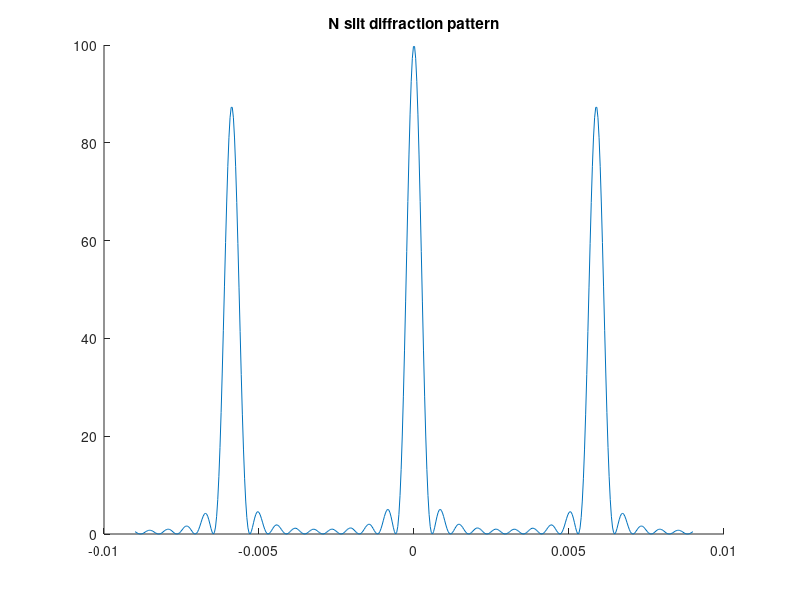

Reproduce this figure in MATLAB.
w = 1.7 %  slit width
s = 8.5 % slit separation
lambda = 0.05 % wavelength
N = 10 % number of slits

P_s = @(x, w, s, N, lambda) ((sin(pi.*w.*x./lambda)).^2)./((pi.*w.*x./lambda).^2).*...
    (sin(N.*pi.*s.*x./lambda).^2)./(sin(pi.*s.*x./lambda).^2)

lims = 0.009;

x = linspace(-lims, lims, 500);

y_s = P_s(x, w, s, N, lambda);


clf;
hold on

plot(x, y_s)
title('N slit diffraction pattern')

hold off
